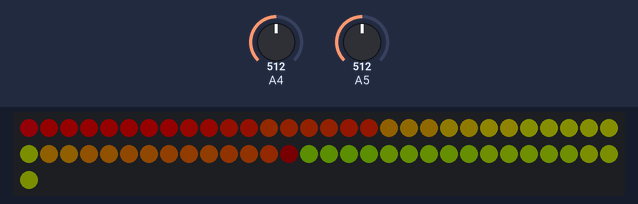
Bench run of a sketch on a simulated Arduino Uno, built with avr-gcc and run on an emulated ATmega328P. Shown: 61 RGB LEDs in strip order, left to right, continuing on the next row. Inputs (shaded band) come from the test bench; at power-on: A4 = 512, A5 = 512. Dim RGB values are drawn brighter than linear; colours are those a GRB WS2812 strip shows for the declared byte order; random numbers use the default seed unless the sketch sets one.

Above: at 16.1 s.
16.2 s: A4 set to 1023
At 27.3 s:
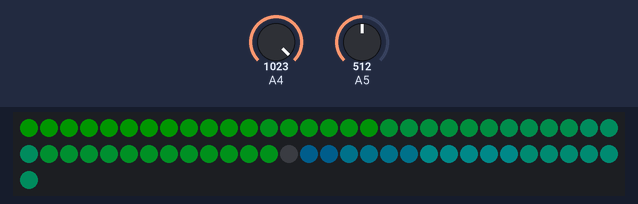
27.7 s: A4 set to 716
At 38.0 s:
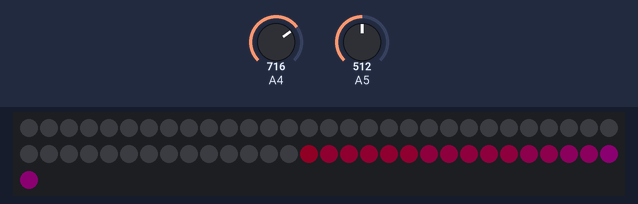
39.6 s: A5 set to 122
At 50.7 s:
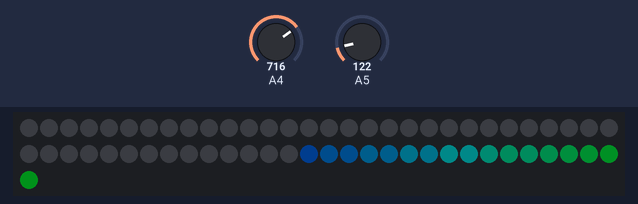
51.1 s: A4 set to 900
At 62.5 s:
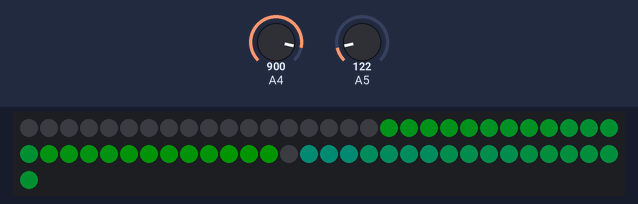
62.6 s: A4 set to 245
At 74.03 s:
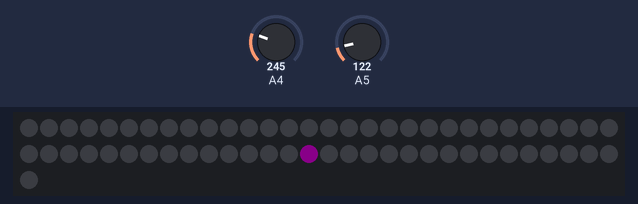

The sketch:

christmas-joy.ino
```cpp
#include <FastLED.h>
#include <math.h>

// How many leds in your strip?
#define NUM_LEDS 61
#define NUM_STEPS 65
#define DOTTED_J_PIXEL 43
#define PAUSE_PIXEL -1
#define PAUSE_PIXEL_SHORTER -2
#define J_DOT_BLINKS 3

// For led chips like Neopixels, which have a data line, ground, and power, you just
// need to define DATA_PIN.  For led chipsets that are SPI based (four wires - data, clock,
// ground, and power), like the LPD8806, define both DATA_PIN and CLOCK_PIN
#define DATA_PIN 10
// #define CLOCK_PIN 13
#define BRIGHTNESS 20

// Define the array of leds
CRGB leds[NUM_LEDS];

// struct defining row+column for each pixel
typedef struct Pixel {
  int id;
  int col;  // 28 cols
  int row;  // 13 rows
} Pixel;


// HANDWRITING
// Order of pixels -- "-1" means "pause between strokes", "-2" means "shorter pause between strokes"
int handwritten[NUM_STEPS] = { 44, 45, 46, 47, 48, 49, 50, 51, 52, 53, 54, 55, 56, 57, 58, 59, 60, PAUSE_PIXEL, 30, 29, 28, 27, 26, 25, 24, 23, 22, 21,20, 19, 18, 31, 32, 33, 34, 35, 36, 37, 38, 39, 40, 41, 42, PAUSE_PIXEL, 12, 13, 14, 15, 16, 17, PAUSE_PIXEL_SHORTER, 11, 10, 9, 8, 7, 6, 5, 4, 3, 2, 1, 0, PAUSE_PIXEL};

// store current hue
static uint8_t hue;


void setup() {
  //Serial.begin(115200);
  //Serial.println("resetting");
  LEDS.addLeds<WS2812B, DATA_PIN, RGB>(leds, NUM_LEDS);
}

void dimAll() {
  randomSeed(analogRead(4));
  int which = (rand() % 10) + 1;

  if (which <= 5) {
    // fade to black
    int delayAmount = 12;
    for (int b = BRIGHTNESS; b >= 0; b--) {
      LEDS.setBrightness(b);
      FastLED.show();
      delay(delayAmount);
      delayAmount = pow(delayAmount, 0.98);
    }

    for (int i=0; i < NUM_LEDS; i++) { leds[i] = CRGB::Black; }
  }
  else {
    // randomly set pixels to Black
    int indexes[NUM_LEDS];

    // init array
    for (int i=0; i < NUM_LEDS; i++) {
      indexes[i] = i;
    }

    // swap every pixel index with a random other index
    for (int i=0; i < NUM_LEDS; i++) {
      int randIndex = random(0, NUM_LEDS - 1);
      int temp = indexes[i];
      indexes[i] = indexes[randIndex];
      indexes[randIndex] = temp;
    }

    // set pixels one by one to Black
    int b = NUM_LEDS;
    for (int i=0; i < NUM_LEDS; i++) {
      leds[indexes[i]] = CRGB::Black;
      LEDS.setBrightness(b);
      FastLED.show();
      delay(15);
      b--;
    }

    LEDS.setBrightness(0);
  }

  delay(2000);
}

void handwritingStyle() {
  LEDS.setBrightness(BRIGHTNESS);
  hue = random(0, 255);
  float delayAmount = 30;  // amount to delay
  int hueFactor = random(1, 25);


  for (int i = 0; i <= (NUM_STEPS) - 1; i++) {
    if (handwritten[i] == PAUSE_PIXEL) {
      // pause between "strokes"
      delay(500);
      delayAmount = 30;  // reset beginning of next stroke's delay
    } else if (handwritten[i] == PAUSE_PIXEL_SHORTER) {
      // pause between "strokes" -- SHORTER
      delay(300);
      delayAmount = 18;  // reset beginning of next stroke's delay
    } else {
      hueFactor = pow(hueFactor, 1.02);
      leds[handwritten[i]] = CHSV(hue++ + hueFactor, 255, 255);
      FastLED.show();
      delay(delayAmount);
      delayAmount = pow(delayAmount, 0.97);  // decrease delay to show a linear acceleration
    }
  }
}

void dotTheJ() {
  randomSeed(analogRead(5));
  int which = (rand() % 3) + 1;
  int transitionDelay = random(300, 700);

  // do fade style 2/3 of the time
  if (which == 1 || which == 2) {
    // hue change style
    delay(transitionDelay);
    for (int s = 80; s <= 255; s += 2) {
      leds[DOTTED_J_PIXEL] = CHSV(hue * 1.05, 255, s);
      FastLED.show();
      delay(10);
    }
  }
  else {
    // blink style

    for (int i = 0; i < J_DOT_BLINKS; i++) {
      delay(transitionDelay);
      for (int s = 80; s <= 255; s += 10) {
        leds[DOTTED_J_PIXEL] = CHSV(hue * 1.05, 255, s);
        FastLED.show();
        delay(1);
      }
      if (i < J_DOT_BLINKS - 1) {
        delay(transitionDelay);
        leds[DOTTED_J_PIXEL] = CRGB::Black;
        FastLED.show();
      }
    }
  }
}

void brightenAll() {
  // brighten all
  int delayAmount = 40;
  for (int b = BRIGHTNESS; b <= BRIGHTNESS * 1.5; b++) {
    LEDS.setBrightness(b);
    FastLED.show();
    delay(delayAmount);
    delayAmount = pow(delayAmount, 1.05);
  }
}

void endTheAnimation() {
  delay(1000);
  brightenAll();
  delay(2000);
  dimAll();
}

void loop() {
  handwritingStyle();
  dotTheJ();
  endTheAnimation();
}
```
